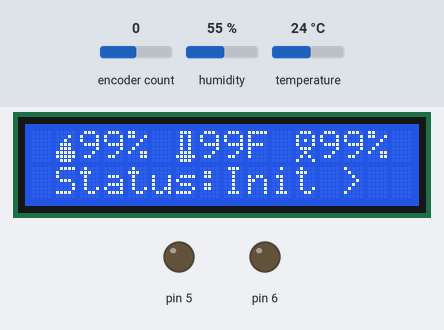
A sketch run on a simulated Arduino Uno, built with avr-gcc and run on an emulated ATmega328P. Shown: 16×2 character LCD, output pins drawn as LEDs (lit = HIGH). Inputs (shaded band) come from the test bench; at power-on: encoder count 0, humidity 55 %, temperature 24 °C. What the sketch prints to the serial monitor is not drawn.

Above: at 2.3 s.
At 5.4 s:
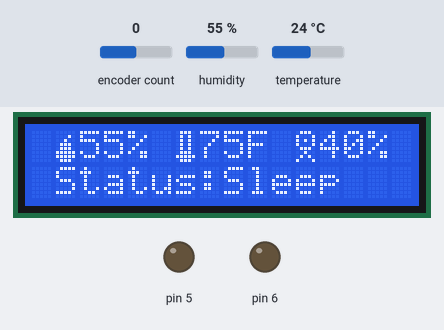
5.5 s: encoder count set to 1
At 7.2 s:
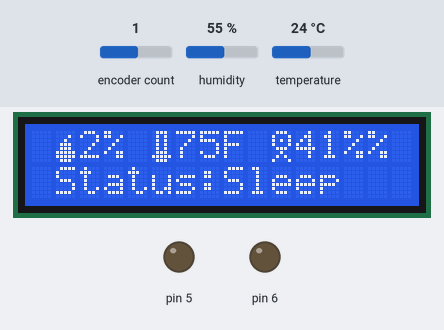
7.5 s: encoder count set to 2
At 9.9 s:
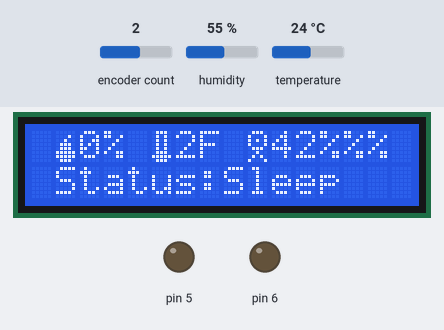
10.5 s: encoder count set to 3
At 21.0 s:
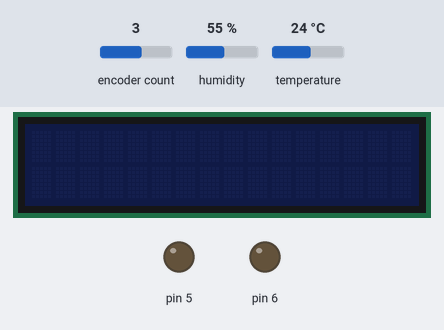
Timing chart, 0 to 22.5 s (numbered marks = the images above; inputs shaded):
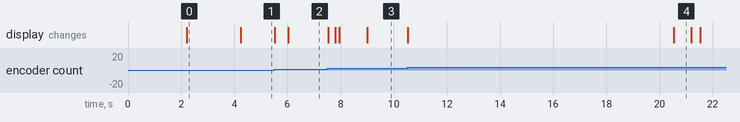

The sketch:

DehumControl.ino
```cpp
#include "DehumDHT.h"
#include "DehumDisplay.h"
#include "DehumEncoder.h"
#include "DehumLogic.h"

const char version[6] = "0.4.4";

const int defaultHumiditySetting PROGMEM = 40;

String status = "Error";

DehumDisplay dehumDisplay;
DehumEncoder encoder;
DehumDHT dehumDHT;
DehumLogic dehumLogic;

void setup()
{
    Serial.begin(9600);
    Serial.println(F("DehumControl Debug:"));

    encoder.InitializeHumiditySetting(defaultHumiditySetting);
    dehumDHT.InitializeSensors();
    dehumDisplay.InitializeDisplay(version);
    dehumLogic.InitializeLogic();
    delay(2000);
    dehumDisplay.CurrentReadingDisplay(99, 99, 99, F("Init >  "));
    delay(2000);
}

void loop()
{
    int newTemp;
    int newHum;

    int encoderHumidity = encoder.GetHumiditySetting();
    bool tempSuccess = dehumDHT.GetSensorValues(newTemp, newHum);

    dehumLogic.EvaluateData(newHum, newTemp, encoderHumidity);

    if(dehumLogic.isDisplayChange()){
        if(dehumLogic.isRunning()){
            status = F("Running ");
        } else {
            if(!dehumLogic.isSleeping()){
                status = F("Stopped ");
            } else {
                int sleepTime = dehumLogic.GetSleepTime() / 60000;
                status = F("Sleep  ");
            }
        }
        dehumDisplay.CurrentReadingDisplay(newHum, newTemp, encoderHumidity, status);
    }

    dehumDisplay.PollDisplayTimer();
}
```

DehumDHT.cpp
```cpp
#include "DehumDHT.h"
#include <millisDelay.h>
#include "DehumRelay.h"

millisDelay sampleDelay;
bool firstRun = true;

DehumRelay samplefanRelay(6);

DHT dht(DHTPIN, DHTTYPE);

void DehumDHT::InitializeSensors()
{
  Serial.println(F("DHT22 initialize!"));
  dht.begin();
  sampleDelay.start(300000);
  firstRun = true;
}

bool DehumDHT::GetSensorValues(int &temperature, int &humidity)
{
  if(sampleDelay.justFinished() || firstRun){
    float fltTemperature = dht.readTemperature();
    float fltHumidity = dht.readHumidity();

    samplefanRelay.DisengageRelay();
    firstRun = false;

    int tempCelcius = round(fltTemperature);

    humidity = round(fltHumidity);
    temperature = ((tempCelcius * 9 / 5) + 32);
    return true;
  } else {
    if(sampleDelay.isRunning()){
      if(sampleDelay.remaining() < 120000){
        //turn on samplefan
        Serial.println(F("Fan Enaged"));
        samplefanRelay.EngageRelay();
      }
    } else {
      sampleDelay.repeat();
    }
  }
}
```

DehumDHT.h
```cpp
/*
  DehumDHT.h - Library for using DHT22 hum control.
  Created by Kevin D. Kearney, May 09, 2020.
  Released into the public domain.
*/

#ifndef DehumDHT_h
#define DehumDHT_h

#include <DHT.h>

const int DHTPIN = 4;
const int DHTTYPE = 22;


class DehumDHT
{
  public:
    void InitializeSensors();
    bool GetSensorValues(int &temperature, int &humidity);
};
#endif
```

DehumDisplay.cpp
```cpp
#include "DehumDisplay.h"

LiquidCrystal_I2C lcd(0x27, 16, 2); // set the display address to 0x27 for a 16 chars and 2 line display

bool _displayOn;
String _oldStatus = "XXXX";

millisDelay lcdDelay;

const byte temp[8] PROGMEM = {
  B01110,
  B01010,
  B01010,
  B01010,
  B01010,
  B01110,
  B11111,
  B01110
};

const byte hum[8] PROGMEM = {
  B00000,
  B00010,
  B00100,
  B01110,
  B01110,
  B11111,
  B11111,
  B01110
};

const byte target[8] PROGMEM = {
  B01110,
  B10001,
  B10101,
  B10001,
  B01110,
  B00100,
  B01010,
  B10001
};


bool DehumDisplay::InitializeDisplay(const char *version)
{
  _displayOn = true;
  lcd.init(); // initialize the display
  lcd.init();

  lcd.createChar_P(0, temp);
  lcd.createChar_P(1, hum);
  lcd.createChar_P(2, target);

  lcd.backlight();
  lcd.setCursor(2, 0);
  lcd.print(F("DehumControl"));
  lcd.setCursor(1, 1);
  lcd.print(F("Version: "));
  lcd.print(version);

  lcdDelay.start(10000);  // start a 10sec delay
}

void DehumDisplay::CurrentReadingDisplay(int currentHumidity, int currentTemperature, int currentSetting, String newStatus)
{
  if (_oldStatus != newStatus)
  {
    _oldStatus = newStatus;
    //lcd.clear();
  }

  lcd.backlight();
  lcd.display();
  lcd.setCursor(1, 0);
  lcd.write(byte(1));
  lcd.print(currentHumidity);
  lcd.print(F("% "));
  lcd.write(byte(0));
  lcd.print(currentTemperature);
  lcd.print(F("F "));
  lcd.write(byte(2));
  lcd.print(currentSetting);
  lcd.print(F("%"));

  lcd.setCursor(1, 1);
  lcd.print(F("Status:"));
  lcd.print(_oldStatus);

  lcdDelay.start(10000);  // start a 10sec delay
  _displayOn = true;
}

void DehumDisplay::PollDisplayTimer()
{
  if (_displayOn && lcdDelay.justFinished())
  {
    _DisplayOff();
    _displayOn = false;
  }
}

void DehumDisplay::_DisplayOff()
{
  lcd.noBacklight();
  lcd.noDisplay();
}
```

DehumDisplay.h
```cpp
/*
  DehumDisplay.h - Library for displaying humidity data on lcd
  Created by Kevin D. Kearney, May 9, 2020.
  Released into the public domain.
*/

#include <Wire.h>
#include <LiquidCrystal_I2C.h>
#include <Arduino.h>
#include <millisDelay.h>

#ifndef DehumDisplay_h
#define DehumDisplay_h

class DehumDisplay
{
  public:
    void CurrentReadingDisplay(int currentHumidity, int currentTemperature, int currentSetting, String newStatus);
    bool InitializeDisplay(const char *version);
    void PollDisplayTimer();
  private:
    void _DisplayOff();
};
#endif
```

DehumEncoder.cpp
```cpp
#include "DehumEncoder.h"

Encoder myEnc(ENCODER_PIN1, ENCODER_PIN2);

long oldPosition = -999;
const int highLimit = 320;
const int lowLimit = 100;

void DehumEncoder::InitializeHumiditySetting(int defaultSetting){
    oldPosition = defaultSetting * 4;
    myEnc.write(oldPosition);
}

int DehumEncoder::GetHumiditySetting()
{
    long newPosition = myEnc.read();

    if (newPosition != oldPosition)
    {
        if (newPosition > highLimit)
        {
            myEnc.write(highLimit);
        }
        else if (newPosition < lowLimit)
        {
            myEnc.write(lowLimit);
        }
        else
        {
            oldPosition = newPosition;
        }
    }
    return oldPosition / 4;
}
```

DehumEncoder.h
```cpp
/*
  DehumEncoder.h - Library using a rotary encoder with DehumControl
  Created by Kevin D. Kearney, May 9,2020.
  Released into the public domain.
*/

#ifndef DehumEncoder_h
#define DehumEncoder_h

#define ENCODER_PIN1 3
#define ENCODER_PIN2 2

#include <Encoder.h>

class DehumEncoder
{
    public:
        void InitializeHumiditySetting(int defaultHumidity);
        int GetHumiditySetting();
};
#endif
```

DehumLogic.cpp
```cpp
#include "DehumLogic.h"

const int engageBuffer = 3;
const int disengageBuffer = 3;

int _oldHumiditySetting = -999;

int _oldTemp;
int _oldHum;

bool _isDisplayChange = false;
bool _isRunning = false;
bool _isSleeping = false;

DehumRelay dehumidifyRelay(5);
millisDelay sleepDelay;

void DehumLogic::InitializeLogic(){
    _isSleeping = true;
    sleepDelay.start(60000);
}

bool DehumLogic::isDisplayChange()
{
    bool currentState = _isDisplayChange;
    _isDisplayChange = false;

    return currentState;
}

bool DehumLogic::isRunning()
{
    return _isRunning;
}

bool DehumLogic::isSleeping()
{
    return _isSleeping;
}

int DehumLogic::GetSleepTime()
{
    return sleepDelay.remaining();
}

void DehumLogic::_EngageDehumidify()
{
    if (!_isRunning && !_isSleeping)
    {
        dehumidifyRelay.EngageRelay();
        _isRunning = true;
    }
}

void DehumLogic::_DisengageDehumidity()
{
    if (_isRunning)
    {
        dehumidifyRelay.DisengageRelay();
        sleepDelay.start(60000);
        _isSleeping = true;
        _isRunning = false;
    }
}

void DehumLogic::EvaluateData(int currentHumidity, int currentTemperature, int humiditySetting)
{
    if(sleepDelay.justFinished())
    {
        _isSleeping = false;
    }

    if (_oldTemp != currentTemperature)
    {
        _oldTemp = currentTemperature;
        _isDisplayChange = true;
    }

    if (_oldHum != currentHumidity || _oldHumiditySetting != humiditySetting)
    {
        _oldHum = currentHumidity;
        _oldHumiditySetting = humiditySetting;
        _isDisplayChange = true;

        if (_oldHumiditySetting + engageBuffer < _oldHum)
        {
            _EngageDehumidify();
        }
        else if(_oldHumiditySetting - disengageBuffer > _oldHum)
        {
            _DisengageDehumidity();
        }
        else
        {
            //Do nothing.
        }
    }
}
```

DehumLogic.h
```cpp
/*
  DehumLogic.h - Library for temperature and timing logic.
  Created by Kevin D. Kearney, May 10, 2020.
  Released into the public domain.
*/

#include "DehumRelay.h"
#include "Arduino.h"
#include <millisDelay.h>

#ifndef DehumLogic_h
#define DehumLogic_h

class DehumLogic
{
public:
    void InitializeLogic();
    void EvaluateData(int currentHumidity, int currentTemperature, int humiditySetting);
    bool isDisplayChange();
    bool isRunning();
    bool isSleeping();
    int GetSleepTime();
private:
    void _EngageDehumidify();
    void _DisengageDehumidity();
};
#endif
```

DehumRelay.cpp
```cpp
#include "DehumRelay.h"
#include "Arduino.h"


DehumRelay::DehumRelay(int RelayPin)
{
    relayPin = RelayPin;
    pinMode(relayPin, OUTPUT);
}

void DehumRelay::EngageRelay()
{
    digitalWrite(relayPin, HIGH); // motor runs for one sec
}

void DehumRelay::DisengageRelay()
{
    digitalWrite(relayPin, LOW); // motor runs for one sec
}
```

DehumRelay.h
```cpp
/*
  DehumRelay.h - Library using a relay to control a dehumidifier
  Created by Kevin D. Kearney, May 10,2020.
  Released into the public domain.
*/

#ifndef DehumRelay_h
#define DehumRelay_h

class DehumRelay
{
    public:
        DehumRelay(int RelayPin);
        void EngageRelay();
        void DisengageRelay();
    private:
        int relayPin;
};
#endif
```

Measured:
- after the input at 7.5 s, the display: first changes at once (image 3 shows a later state)
- what the display in image 0 shows lasts 2.0 s, from 2.2 s to 4.2 s
- what the display in image 4 shows lasts 0.7 s, from 20.5 s to 21.2 s
